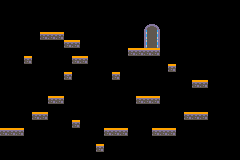

This game map was drawn from its Tiled (.tmx) file and the tilesets committed beside it. A one-line description and the full map source follow:
An orthogonal 30x20 tile map with 8x8 px tiles, 2 tile layers (ground, door).

<map version="1.10" tiledversion="1.11.2" orientation="orthogonal" renderorder="right-down" width="30" height="20" tilewidth="8" tileheight="8" infinite="0" nextlayerid="4" nextobjectid="1">
 <tileset firstgid="1" source="tilemap.tsx" />
 <layer id="1" name="ground" width="30" height="20">
  <data encoding="csv">
0,0,0,0,0,0,0,0,0,0,0,0,0,0,0,0,0,0,0,0,0,0,0,0,0,0,0,0,0,0,
0,0,0,0,0,0,0,0,0,0,0,0,0,0,0,0,0,0,0,0,0,0,0,0,0,0,0,0,0,0,
0,0,0,0,0,0,0,0,0,0,0,0,0,0,0,0,0,0,0,0,0,0,0,0,0,0,0,0,0,0,
0,0,0,0,0,0,0,0,0,0,0,0,0,0,0,0,0,0,0,0,0,0,0,0,0,0,0,0,0,0,
0,0,0,0,0,35,35,35,0,0,0,0,0,0,0,0,0,0,0,0,0,0,0,0,0,0,0,0,0,0,
0,0,0,0,0,0,0,0,35,35,0,0,0,0,0,0,0,0,0,0,0,0,0,0,0,0,0,0,0,0,
0,0,0,0,0,0,0,0,0,0,0,0,0,0,0,0,35,35,35,35,0,0,0,0,0,0,0,0,0,0,
0,0,0,35,0,0,0,0,0,35,35,0,0,0,0,0,0,0,0,0,0,0,0,0,0,0,0,0,0,0,
0,0,0,0,0,0,0,0,0,0,0,0,0,0,0,0,0,0,0,0,0,35,0,0,0,0,0,0,0,0,
0,0,0,0,0,0,0,0,35,0,0,0,0,0,35,0,0,0,0,0,0,0,0,0,0,0,0,0,0,0,
0,0,0,0,0,0,0,0,0,0,0,0,0,0,0,0,0,0,0,0,0,0,0,0,35,35,0,0,0,0,
0,0,0,0,0,0,0,0,0,0,0,0,0,0,0,0,0,0,0,0,0,0,0,0,0,0,0,0,0,0,
0,0,0,0,0,0,35,35,0,0,0,0,0,0,0,0,0,35,35,35,0,0,0,0,0,0,0,0,0,0,
0,0,0,0,0,0,0,0,0,0,0,0,0,0,0,0,0,0,0,0,0,0,0,0,0,0,0,0,0,0,
0,0,0,0,35,35,0,0,0,0,0,0,0,0,0,0,0,0,0,0,0,0,0,35,35,35,0,0,0,0,
0,0,0,0,0,0,0,0,0,35,0,0,0,0,0,0,0,0,0,0,0,0,0,0,0,0,0,0,0,0,
35,35,35,0,0,0,0,0,0,0,0,0,0,35,35,35,0,0,0,35,35,35,0,0,0,0,0,0,0,0,
0,0,0,0,0,0,0,0,0,0,0,0,0,0,0,0,0,0,0,0,0,0,0,0,0,0,0,0,0,0,
0,0,0,0,0,0,0,0,0,0,0,0,35,0,0,0,0,0,0,0,0,0,0,0,0,0,0,0,0,0,
0,0,0,0,0,0,0,0,0,0,0,0,0,0,0,0,0,0,0,0,0,0,0,0,0,0,0,0,0,0
</data>
 </layer>
 <layer id="2" name="door" width="30" height="20">
  <data encoding="csv">
0,0,0,0,0,0,0,0,0,0,0,0,0,0,0,0,0,0,0,0,0,0,0,0,0,0,0,0,0,0,
0,0,0,0,0,0,0,0,0,0,0,0,0,0,0,0,0,0,0,0,0,0,0,0,0,0,0,0,0,0,
0,0,0,0,0,0,0,0,0,0,0,0,0,0,0,0,0,0,0,0,0,0,0,0,0,0,0,0,0,0,
0,0,0,0,0,0,0,0,0,0,0,0,0,0,0,0,0,0,104,105,0,0,0,0,0,0,0,0,0,0,
0,0,0,0,0,0,0,0,0,0,0,0,0,0,0,0,0,0,119,120,0,0,0,0,0,0,0,0,0,0,
0,0,0,0,0,0,0,0,0,0,0,0,0,0,0,0,0,0,119,120,0,0,0,0,0,0,0,0,0,0,
0,0,0,0,0,0,0,0,0,0,0,0,0,0,0,0,0,0,0,0,0,0,0,0,0,0,0,0,0,0,
0,0,0,0,0,0,0,0,0,0,0,0,0,0,0,0,0,0,0,0,0,0,0,0,0,0,0,0,0,0,
0,0,0,0,0,0,0,0,0,0,0,0,0,0,0,0,0,0,0,0,0,0,0,0,0,0,0,0,0,0,
0,0,0,0,0,0,0,0,0,0,0,0,0,0,0,0,0,0,0,0,0,0,0,0,0,0,0,0,0,0,
0,0,0,0,0,0,0,0,0,0,0,0,0,0,0,0,0,0,0,0,0,0,0,0,0,0,0,0,0,0,
0,0,0,0,0,0,0,0,0,0,0,0,0,0,0,0,0,0,0,0,0,0,0,0,0,0,0,0,0,0,
0,0,0,0,0,0,0,0,0,0,0,0,0,0,0,0,0,0,0,0,0,0,0,0,0,0,0,0,0,0,
0,0,0,0,0,0,0,0,0,0,0,0,0,0,0,0,0,0,0,0,0,0,0,0,0,0,0,0,0,0,
0,0,0,0,0,0,0,0,0,0,0,0,0,0,0,0,0,0,0,0,0,0,0,0,0,0,0,0,0,0,
0,0,0,0,0,0,0,0,0,0,0,0,0,0,0,0,0,0,0,0,0,0,0,0,0,0,0,0,0,0,
0,0,0,0,0,0,0,0,0,0,0,0,0,0,0,0,0,0,0,0,0,0,0,0,0,0,0,0,0,0,
0,0,0,0,0,0,0,0,0,0,0,0,0,0,0,0,0,0,0,0,0,0,0,0,0,0,0,0,0,0,
0,0,0,0,0,0,0,0,0,0,0,0,0,0,0,0,0,0,0,0,0,0,0,0,0,0,0,0,0,0,
0,0,0,0,0,0,0,0,0,0,0,0,0,0,0,0,0,0,0,0,0,0,0,0,0,0,0,0,0,0
</data>
 </layer>
</map>
